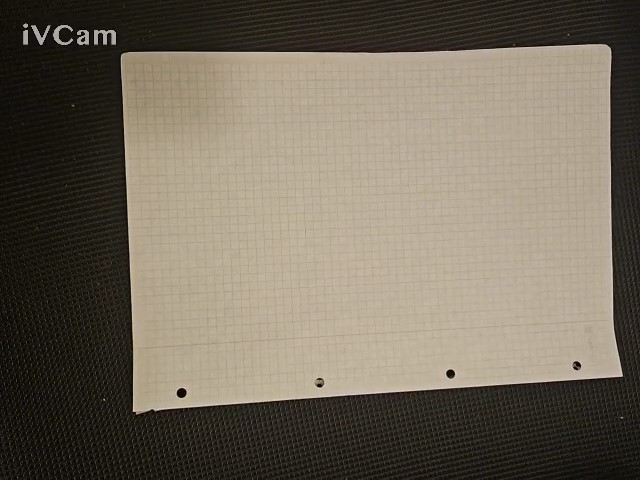
#> input picture assignment 4/20241128202352.jpg, 640 x 480 px, given in place of the camera
$ python doc_scanner.py
#> lines starting #> are read from the running program, lines starting #| are printed output that depends on the picture; after the words box and inside, x2 and y2 are one past the last pixel; in counts of white or black regions, pixels touching at a corner belong together
### assignment 4/fps.py
import cv2

def calculate_fps(prev_frame_time, current_frame_time):
    frame_time = current_frame_time - prev_frame_time
    fps = 1 / frame_time
    print(f"fps: {fps:.3f} seconds")
    return fps


def write_to_frame(frame, fps):
     #print to frames window converted to string format
    cv2.putText(frame, 'FPS: ' + str(int(fps)), (300, 25), cv2.FONT_HERSHEY_SIMPLEX, 0.65, (0, 0, 255), 2, cv2.LINE_AA)

### assignment 4/canny.py
import numpy as np
import cv2

def canny_edge_detection(frame, threshold1, threshold2, apertureSize):
     edges = cv2.Canny(frame, threshold1, threshold2, apertureSize=apertureSize)
     return edges

### assignment 4/Hough.py
import cv2
import numpy as np

def get_Hough_lines(edges, rho, theta, threshold):
    lines = cv2.HoughLines(edges, rho, theta, threshold)
    return lines

#draw four most prominent hough lines
def draw_hough_lines(frame, lines, frame_width):

    if lines is not None:
        #sort the lines after prominence
        lines = sorted(lines, key=lambda x: abs(x[0][0]), reverse=True)

        #extract the top 4 most poriment lines
        most_4_lines = lines[:4]

        for line in most_4_lines:
            #convert end points from hough space to 2D euclidean space
            rho, theta = line[0]
            a = np.cos(theta)
            b = np.sin(theta)
            x0 = a * rho
            y0 = b * rho
            #draw lines on frame, extend them to frame width
            x1 = int(x0 + frame_width * (-b))
            y1 = int(y0 + frame_width * (a))
            x2 = int(x0 - frame_width * (-b))
            y2 = int(y0 - frame_width * (a))

            cv2.line(frame, (x1, y1), (x2, y2), (0, 0, 255), 2)

### assignment 4/doc_scanner.py
import cv2
import numpy as np
import time

from fps import calculate_fps, write_to_frame
from canny import canny_edge_detection
from Hough import get_Hough_lines, draw_hough_lines

prev_frame_time = 0
current_frame_time = 0

# Capture video from the default camera
cap = cv2.VideoCapture(1)

while True:
    # Read a frame from the video capture
    ret, frame = cap.read()
#> frame is the input picture: shape (480, 640, 3); mean B, G, R 91.6, 106.1, 114.7

    # Convert the frame to grayscale
    gray = cv2.cvtColor(frame, cv2.COLOR_BGR2GRAY)
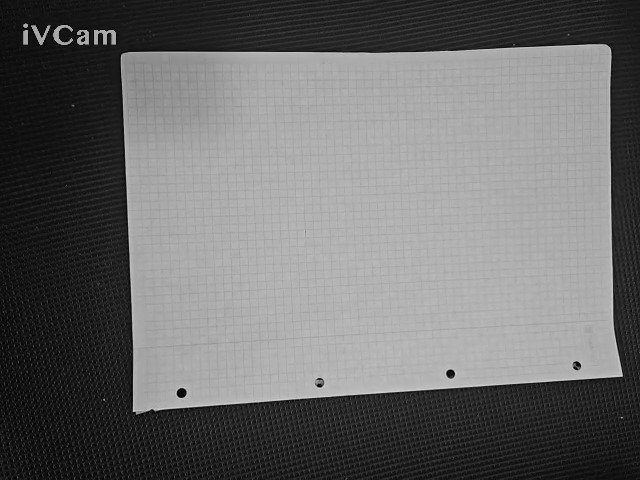
#> gray: shape (480, 640); min 1, max 218, mean 107

    #compute fps
    #calculate frames per second
    current_frame_time = time.time()

    #compute fps
    fps = calculate_fps(prev_frame_time, current_frame_time)
    #update previous frame time to current frame time
    prev_frame_time = current_frame_time
    #print to frames window converted to string format
    write_to_frame(frame, fps)
#> in write_to_frame, `cv2.putText(frame, 'FPS: ' + str(int(fps)), (300, 25), cv2.FONT_HERSHE..`:
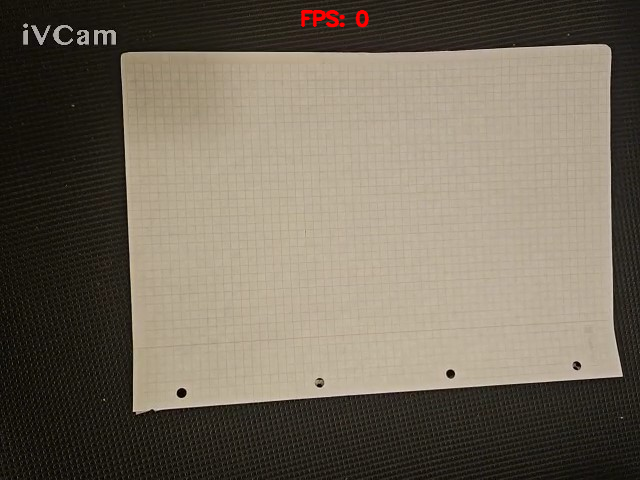
#> frame: shape (480, 640, 3); 0.26% of pixels changed, all inside (x1, y1, x2, y2) = (300, 9, 370, 28)

    #canny edge detection
    edges = canny_edge_detection(gray, 100, 200, apertureSize=3)
#> in canny_edge_detection, `edges = cv2.Canny(frame, threshold1, threshold2, apertureSize=aperture..`:
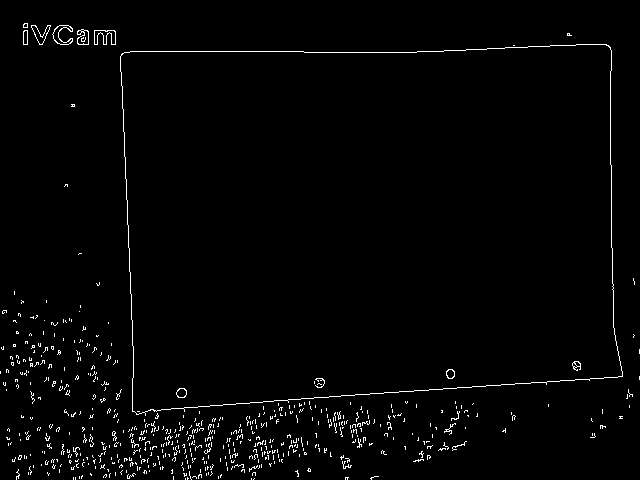
#> edges: shape (480, 640); 1.8% white in thin lines or dots

    #hough transform
    lines = get_Hough_lines(edges, 1, np.pi / 180, 130)
#> in get_Hough_lines, `lines = cv2.HoughLines(edges, rho, theta, threshold)`: lines = [[419, 1.5], [51, 1.57], [-120, 3.11], [-607, 3.12], [65, 1.54]]
    draw_hough_lines(frame, lines, 1000)
#> in draw_hough_lines, `lines = sorted(lines, key=lambda x: abs(x[0][0]), reverse=True)`: lines = [[[-607, 3.12]], [[419, 1.5]], [[-120, 3.11]], [[65, 1.54]], [[51, 1.57]]]
#> in draw_hough_lines, `most_4_lines = lines[:4]`: most_4_lines = [[[-607, 3.12]], [[419, 1.5]], [[-120, 3.11]], [[65, 1.54]]]
#> the loop in draw_hough_lines, `for line in most_4_lines:` made 4 passes
#> (rho, theta, a, b, x0, y0, x1, y1) on passes 1 to 4: (-607, 3.12, -1, 0.0175, 606.9, -10.59, 589, -1010), (419, 1.5, 0.0698, 0.998, 29.23, 418, -968, 487), (-120, 3.11, -0.999, 0.0349, 119.9, -4.19, 85, -1003), (65, 1.54, 0.0349, 0.999, 2.27, 64.96, -997, 99)
#> after the loop in draw_hough_lines, `for line in most_4_lines:`:
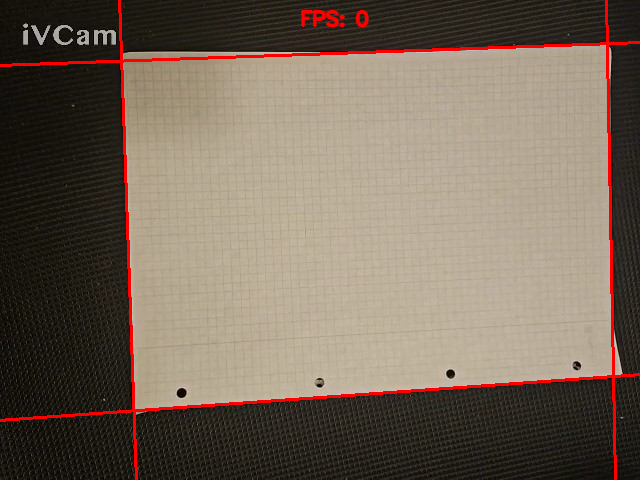
#> frame: shape (480, 640, 3); mean B, G, R 89.7, 103.9, 118.4

    #show edges and lines
    cv2.imshow('Edges and Lines', frame)
    #show edges frames
    cv2.imshow('Edges', edges)

    # Break the loop if 'q' key is pressed
    if cv2.waitKey(1) & 0xFF == ord('q'):
#> (key q is pressed here)
        break

# Release the video capture and close all windows
cap.release()
cv2.destroyAllWindows()

$ run again, on assignment 4/20241128202406.jpg
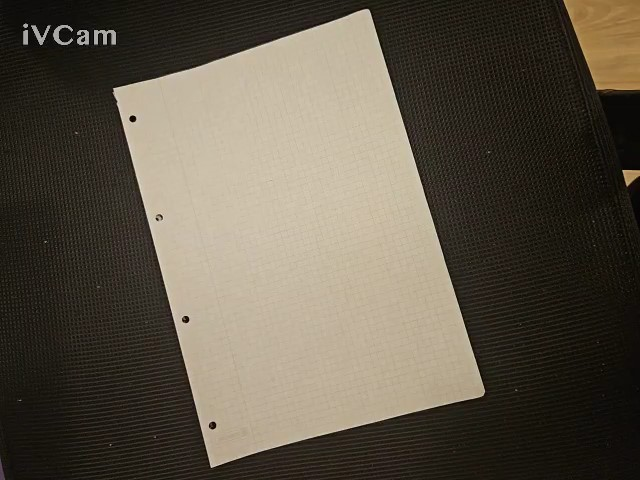
#> input picture assignment 4/20241128202406.jpg, 640 x 480 px, given in place of the camera
#> frame is the input picture: shape (480, 640, 3); mean B, G, R 72, 85.7, 93.6
#> in canny_edge_detection, `edges = cv2.Canny(frame, threshold1, threshold2, apertureSize=aperture..`:
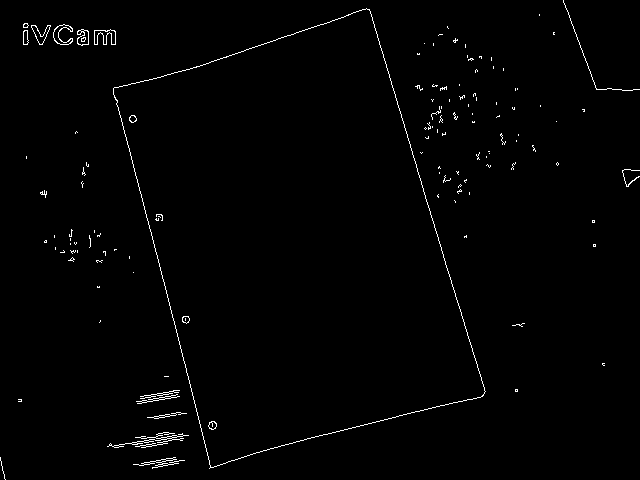
#> edges: shape (480, 640); 1.1% white in thin lines or dots
#> in get_Hough_lines, `lines = cv2.HoughLines(edges, rho, theta, threshold)`: lines = [[-349, 2.84], [-91, 2.9], [500, 1.33], [127, 1.24], [-85, 2.88]]
#> in draw_hough_lines, `lines = sorted(lines, key=lambda x: abs(x[0][0]), reverse=True)`: lines = [[[500, 1.33]], [[-349, 2.84]], [[127, 1.24]], [[-91, 2.9]], [[-85, 2.88]]]
#> most_4_lines = [[[500, 1.33]], [[-349, 2.84]], [[127, 1.24]], [[-91, 2.9]]]
#> the loop in draw_hough_lines, `for line in most_4_lines:` made 4 passes
#> (rho, theta, a, b, x0, y0, x1, y1) on passes 1 to 4: (500, 1.33, 0.242, 0.97, 121, 485.1, -849, 727), (-349, 2.84, -0.956, 0.292, 333.8, -102, 41, -1058), (127, 1.24, 0.326, 0.946, 41.35, 120.1, -904, 445), (-91, 2.9, -0.97, 0.242, 88.3, -22.01, -153, -992)
#> after the loop in draw_hough_lines, `for line in most_4_lines:`:
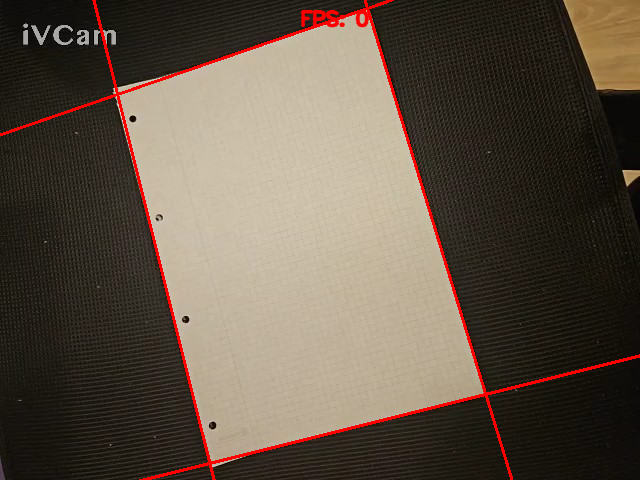
#> frame: shape (480, 640, 3); mean B, G, R 70.1, 83.5, 96.5

$ run again, on assignment 4/20241128204535.jpg
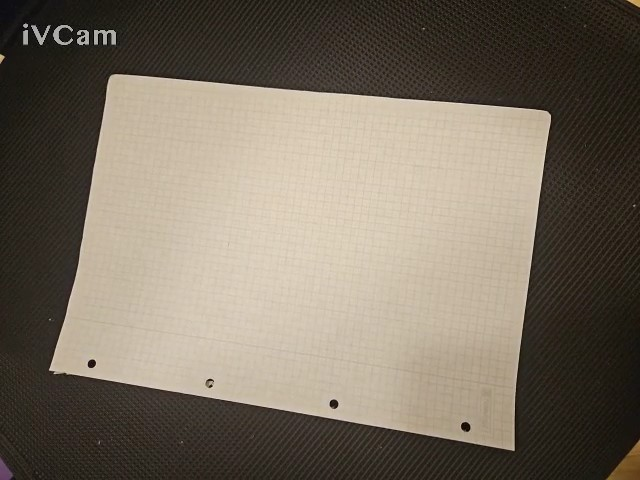
#> input picture assignment 4/20241128204535.jpg, 640 x 480 px, given in place of the camera
#> frame is the input picture: shape (480, 640, 3); mean B, G, R 96.5, 110.4, 120.3
#> in canny_edge_detection, `edges = cv2.Canny(frame, threshold1, threshold2, apertureSize=aperture..`:
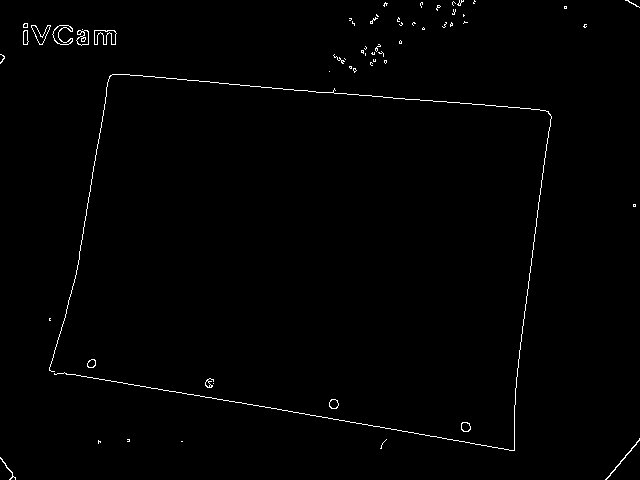
#> edges: shape (480, 640); 0.85% white in thin lines or dots
#> in get_Hough_lines, `lines = cv2.HoughLines(edges, rho, theta, threshold)`: lines = [[63, 1.66], [354, 1.75], [559, 0.122], [121, 0.175]]
#> in draw_hough_lines, `lines = sorted(lines, key=lambda x: abs(x[0][0]), reverse=True)`: lines = [[[559, 0.122]], [[354, 1.75]], [[121, 0.175]], [[63, 1.66]]]
#> most_4_lines has the same summary as lines
#> the loop in draw_hough_lines, `for line in most_4_lines:` made 4 passes
#> (rho, theta, a, b, x0, y0, x1, y1) on passes 1 to 4: (559, 0.122, 0.993, 0.122, 554.8, 68.12, 432, 1060), (354, 1.75, -0.174, 0.985, -61.47, 348.6, -1046, 174), (121, 0.175, 0.985, 0.174, 119.2, 21.01, -54, 1005), (63, 1.66, -0.0872, 0.996, -5.49, 62.76, -1001, -24)
#> after the loop in draw_hough_lines, `for line in most_4_lines:`:
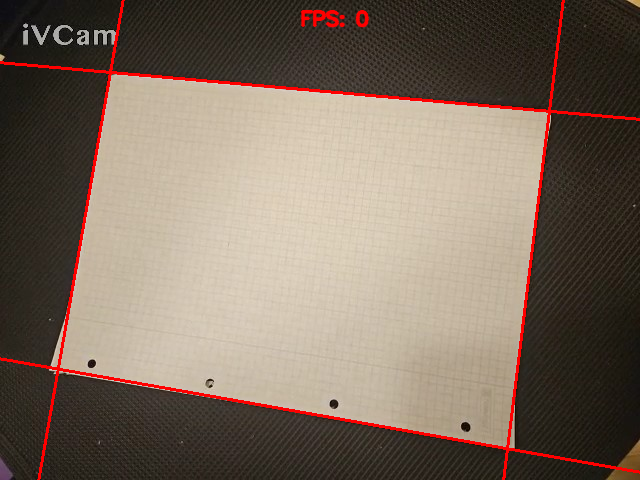
#> frame: shape (480, 640, 3); mean B, G, R 94.4, 108.1, 123.8
